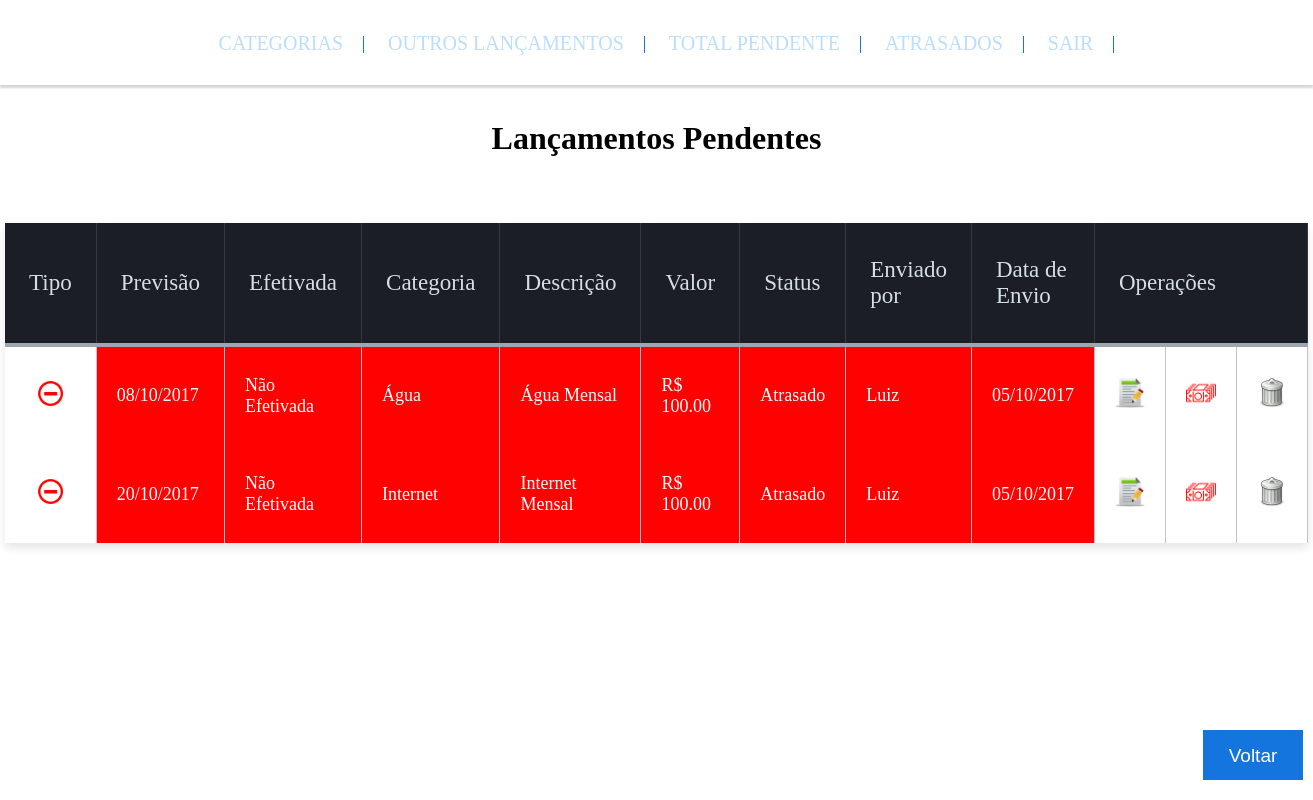
/totalPendente.php (signed in), run on the app's committed database.
### tables this page shows
CREATE TABLE IF NOT EXISTS `lancamentos` (
`id` int(6) NOT NULL,
  `tipo` char(1) DEFAULT NULL,
  `previsao` date DEFAULT NULL,
  `efetivada` date DEFAULT NULL,
  `id_categoria` int(6) DEFAULT NULL,
  `descricao` varchar(250) DEFAULT NULL,
  `valor` decimal(10,2) DEFAULT NULL,
  `id_usuario` int(6) DEFAULT NULL,
  `data_envio` date DEFAULT NULL
);

CREATE TABLE IF NOT EXISTS `categorias` (
`id_categoria` int(6) NOT NULL,
  `nome` varchar(100) DEFAULT NULL,
  `tipo` char(1) DEFAULT NULL
);

CREATE TABLE IF NOT EXISTS `cadastros` (
`id_usuario` int(6) NOT NULL,
  `nome_usuario` varchar(100) DEFAULT NULL,
  `senha` varchar(100) NOT NULL,
  `privilegio` char(1) DEFAULT NULL,
  `data_inicio` date DEFAULT NULL
);

### totalPendente.php (the view, shortened to what this page needs)
<!DOCTYPE html>
<html lang="pt-br">
	<head>
		<link rel="stylesheet" href="Estilos/categorias.css">
		<link rel="stylesheet" href="Estilos/todos.css">
		<link rel="stylesheet" href="Estilos/header.css">
		<link rel="stylesheet" href="Estilos/listar.css">
		<?php
			include "Funcoes/conectar.php";
		?>
	</head>
	<body>
		<header class="header" role="banner">
		    <nav class="nav_bar">
		        <ul class="ul_bar">
		            <li class="li_bar"><a href="categorias.php">Categorias</a></li>
		            <li class="li_bar"><a href="outrosLancamentos.php" disabled>Outros Lançamentos</a></li>
		            <li class="li_bar"><a href="totalPendente.php">Total Pendente</a></li>
		            <li class="li_bar"><a href="atrasados.php">Atrasados</a></li>
		            <li class="li_bar"><a href="Funcoes/logout.php">Sair</a></li>
		        </ul>
		    </nav>
		</header>
		<div class="cabecalho">
			<h1 class="Text_cat1">Lançamentos Pendentes</h1>
		</div><br><br>
		<div class="conteudo">
			<div class="voltar">
				<a href="listarLancamentos.php"><input type="button" value="Voltar"></a>
			</div>
			<div class="tabela">
				<table class="tabela-top">
					<tr>
						<th>Tipo</th>
						<th>Previsão</th>
						<th>Efetivada</th>
						<th>Categoria</th>
						<th>Descrição</th>
						<th>Valor</th>
						<th>Status</th>
						<th>Enviado por</th>
						<th>Data de Envio</th>
						<th colspan="3">Operações</th>
					</tr>
					<?php
							$id = $_SESSION['id'];
							$sqlTabela = "WHERE cadastros.id_usuario=$id AND categorias.id_categoria=lancamentos.id_categoria AND lancamentos.id_usuario=cadastros.id_usuario AND efetivada='0000-00-00' ORDER BY lancamentos.efetivada ASC, lancamentos.tipo ASC, lancamentos.previsao ASC";
							$sql = "SELECT * FROM categorias,lancamentos,cadastros $sqlTabela";
							$receber = $conectar -> prepare($sql);
							$receber -> execute();
							$contador = 1;
							foreach($receber as $listar){
								if($contador > 10){
									break;
								}else{
									$id = $listar['id'];
									$tipo = $listar['tipo'];
									$previsao = $listar['previsao'];
									$efetivada = $listar['efetivada'];
									$id_categoria = $listar['nome'];
									$descricao = $listar['descricao'];
									$valor = $listar['valor'];
									$nome_usuario = $listar['nome_usuario'];
									$data_envio = $listar['data_envio'];
									$dataHoje = date('Ymd');
									if($efetivada == "0000-00-00"){
										$tempo = str_replace("-","",$previsao);
										if($tempo < $dataHoje){
											$classe = "atrasado";
											$status = "Atrasado";
										}
										$efetivada = "Não Efetivada";
									}else{
										$classe = "pago";
										$status = "Pago";
									}
									$previsao = date('d/m/Y', strtotime($previsao));
									$data_envio = date('d/m/Y', strtotime($data_envio));
									if($tipo == "D"){
										$imagemTipo = "menos.png";
									}else if($tipo = "R"){
										$imagemTipo = "mais.png";
									}else{
										$imagemTipo = "nenhum.png";
									}
									if($efetivada == "Não Efetivada"){
										$pagamento = "pagar";
										$ativar = "";
									}else{
									$efetivada = date('d/m/Y', strtotime($efetivada));
										$pagamento = "pago";
										$ativar = "disabled";
									}
									$titlePagamento = ucfirst($pagamento);
									echo"
										<tr class='$classe'>
											<td class='tdImagem semCor'><img src='Imagens/$imagemTipo'></td>
											<td>$previsao</td>
											<td>$efetivada</td>
											<td>$id_categoria</td>
											<td>$descricao</td>
											<td>R$ $valor</td>
											<td>$status</td>
											<td>$nome_usuario</td>
											<td>$data_envio</td>
											<td class='semCor'><input type='image' src='Imagens/editar.png' name='editar' title='Editar' onClick='editar($id, 3)'></td>
											<td class='semCor'><input type='image' src='Imagens/$pagamento.png' name='pagar' $ativar title='$titlePagamento' onClick='pagar($id, 3)'></td>
											<td class='semCor'><input type='image' src='Imagens/excluir.png' name='excluir' title='Excluir' onClick='excluir($id, 3)'></td>
										</tr>
									";
									$contador++;
								}
							}
						?>
				</table>
			</div>
		</div>
	</body>
</html>

### Estilos/categorias.css (style rules this page uses)
.Text_cat1 { margin-top: 120px; margin-bottom: 30px; }

### Estilos/todos.css (style rules this page uses)
* { margin:0; border:0; padding:0; }
* [disabled] { cursor:default; }
html, body { text-align:center; margin:0 auto; margin-bottom:10px; }
table { margin:0 auto; }
input, select { width:200px; height:50px; }
input[type="image"] { width:50px; height:50px; }
input[type="submit"], input[type="button"] { padding: 15px 15px; color: #FFF; background-color: #1375DD; width: 20%; font-size: 19px; border-style: none; cursor: pointer; }
img { width:25px; }
.semCor { background-color: #FFF!important; }
.tdImagem { text-align:center; }
.tabela input { width:30px; height:30px; }
.atrasado { background-color: #FF0101; color:#FFF; }
.voltar { display:inline-block; margin-top:10px; width:300px; margin-bottom:10px; }
.voltar { position:fixed; bottom:10px; right:10px; width:100px; }
.voltar input { width:100%; }

### Estilos/header.css (style rules this page uses)
.header { width: 100%; position: fixed; top: 0; left: 0; height: 85px; border: none; background-color: rgba(255,255,255,1); box-shadow: 0px 3px 2px 0px rgba(50, 50, 50, 0.2); }
.nav_bar { margin: 2em; }
.ul_bar { list-style-type: none; text-align: center; }
.li_bar { height: 20px; margin-right: 0px; border-right: 1px solid #1976D2; padding: 0 20px; display: inline; }
.li_bar a { text-decoration: none; color: #BBDEFB; font-size: 20px; text-transform: uppercase; transition: all 0.5s ease; display: inline-block; }

### Estilos/listar.css (style rules this page uses)
.tabela-top { background: white; border-radius:3px; border-collapse: collapse; height: 320px; margin: auto; max-width: 600px; padding:5px; width: 100%; box-shadow: 0 5px 10px rgba(0, 0, 0, 0.1); }
th { color:#D5DDE5; background:#1b1e24; border-bottom:4px solid #9ea7af; border-right: 1px solid #343a45; font-size:23px; font-weight: 100; padding:24px; text-align:left; text-shadow: 0 1px 1px rgba(0, 0, 0, 0.1); vertical-align:middle; }
td { padding:20px; text-align:left; font-size:18px; border-right: 1px solid #C1C3D1; }

### data on the page
lancamentos: previsao "08/10/2017", efetivada "Não Efetivada", id_categoria.nome "Água", descricao "Água Mensal", valor "100.00", previsao "Atrasado", id_usuario.nome_usuario "Luiz", data_envio "05/10/2017"
lancamentos: previsao "20/10/2017", efetivada "Não Efetivada", id_categoria.nome "Internet", descricao "Internet Mensal", valor "100.00", previsao "Atrasado", id_usuario.nome_usuario "Luiz", data_envio "05/10/2017"
